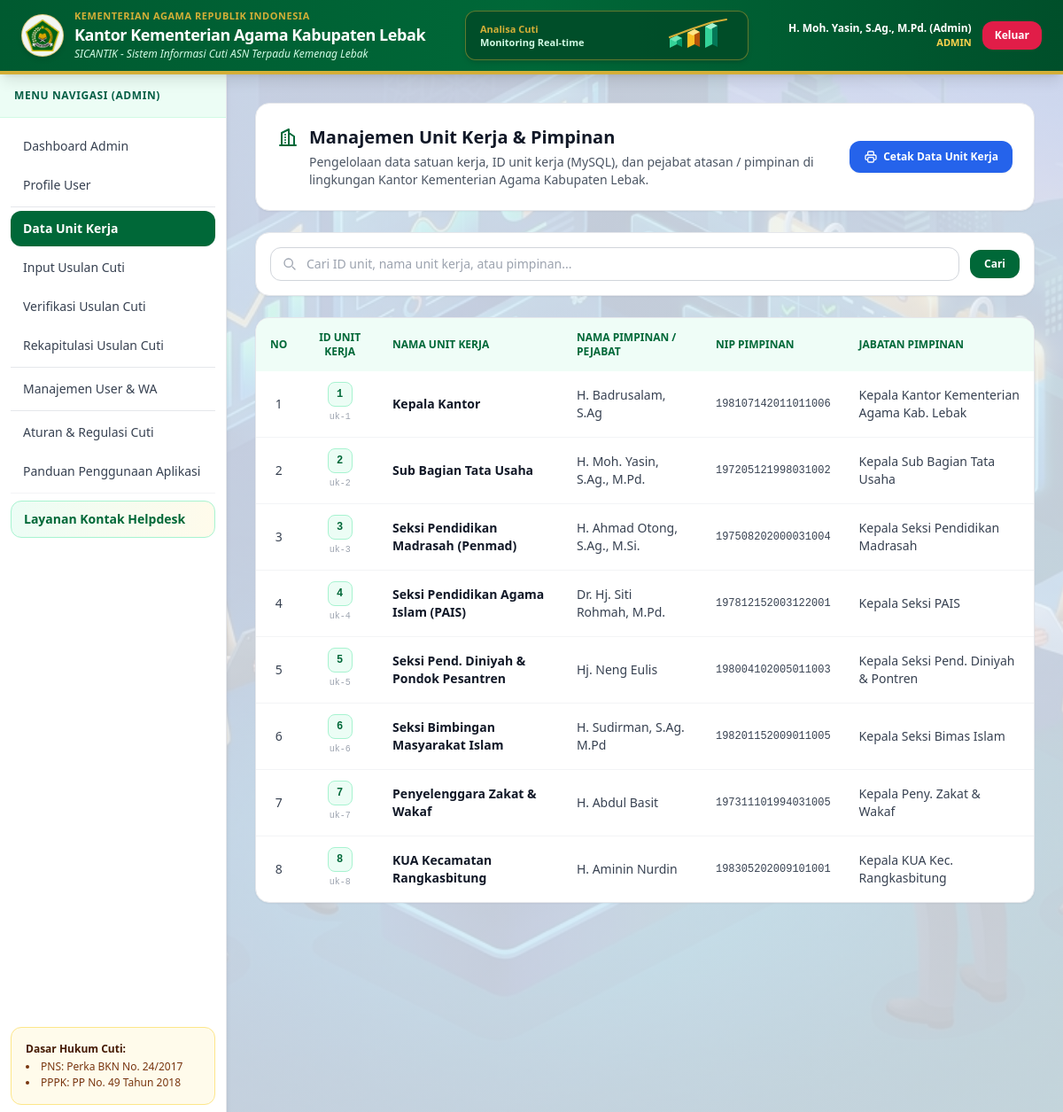
The page /unit_kerja.php (signed in) on the database its author committed.
### tables this page shows
CREATE TABLE IF NOT EXISTS `unit_kerja` (
  `id` int NOT NULL AUTO_INCREMENT,
  `nama_unit` varchar(150) NOT NULL,
  `pimpinan` varchar(150) NOT NULL,
  `nip_pimpinan` varchar(30) NOT NULL,
  `jabatan_pimpinan` varchar(150) NOT NULL,
  PRIMARY KEY (`id`)
);

### koneksi.php (called while the page is built, shortened)
<?php
function e($str): string {
    return htmlspecialchars((string)($str ?? ''), ENT_QUOTES, 'UTF-8');
}
function requireAuth(): array {
    $user = $_SESSION['user'];
    $user['unit_kerja_id'] = $user['unit_kerja_id'] ?? null;
    return $user;
}
function requireRole(array $allowedRoles): array {
    $user = requireAuth();
    return $user;
}

### unit_kerja.php (the view, shortened to what this page needs)
<?php
require_once 'koneksi.php';
$currentUser = requireRole(['superadmin', 'admin']);
$activePage = 'unit_kerja';
$search = trim($_GET['q'] ?? '');
$sql = "SELECT * FROM unit_kerja";
$sql .= " ORDER BY id ASC";
$unitsRes = mysqli_query($conn, $sql);
$unitRows = [];
while ($row = mysqli_fetch_assoc($unitsRes)) {
    $unitRows[] = $row;
}
include 'layout_header.php';
?>
<div class="space-y-6">
    <div class="bg-white p-6 rounded-2xl shadow-sm border border-gray-200 flex flex-col sm:flex-row justify-between items-start sm:items-center gap-4 print:hidden">
        <div class="flex items-start gap-3">
            <div class="mt-0.5 text-[#006838] shrink-0">
                <svg class="w-6 h-6" fill="none" stroke="currentColor" stroke-width="2" viewBox="0 0 24 24">
                    <path stroke-linecap="round" stroke-linejoin="round" d="M3 21h18M5 21V7l8-4v18M19 21V11l-6-4M9 9v.01M9 12v.01M9 15v.01M9 18v.01" />
                </svg>
            </div>
            <div>
                <h2 class="text-xl font-bold text-gray-900">Manajemen Unit Kerja &amp; Pimpinan</h2>
                <p class="text-sm text-gray-600 mt-1">Pengelolaan data satuan kerja, ID unit kerja (MySQL), dan pejabat atasan / pimpinan di lingkungan Kantor Kementerian Agama Kabupaten Lebak.</p>
            </div>
        </div>
        <div class="flex items-center gap-2.5 shrink-0">
            <button type="button" onclick="window.print()" class="inline-flex items-center gap-1.5 bg-blue-600 hover:bg-blue-700 text-white px-4 py-2.5 rounded-xl text-xs font-bold shadow-sm transition">
                Cetak Data Unit Kerja
            </button>
        </div>
    </div>
    <form method="GET" class="bg-white p-4 rounded-2xl shadow-sm border border-gray-200 flex items-center gap-3 print:hidden">
        <div class="relative flex-1">
            <input type="text" name="q" value="<?= e($search) ?>" placeholder="Cari ID unit, nama unit kerja, atau pimpinan..." class="w-full pl-10 pr-4 py-2 rounded-xl border border-gray-300 text-sm focus:outline-none focus:border-[#006838]">
        </div>
        <button type="submit" class="px-4 py-2 bg-[#006838] hover:bg-emerald-900 text-white rounded-xl text-xs font-bold transition">Cari</button>
    </form>
    <div class="bg-white rounded-2xl shadow-sm border border-gray-200 overflow-hidden print:hidden">
        <div class="overflow-x-auto">
            <table class="w-full text-sm text-left text-gray-700">
                <thead class="bg-emerald-50/80 text-[#006838] uppercase text-xs font-bold">
                    <tr>
                        <th class="px-4 py-3.5 text-center">No</th>
                        <th class="px-4 py-3.5 text-center">ID Unit Kerja</th>
                        <th class="px-4 py-3.5">Nama Unit Kerja</th>
                        <th class="px-4 py-3.5">Nama Pimpinan / Pejabat</th>
                        <th class="px-4 py-3.5">NIP Pimpinan</th>
                        <th class="px-4 py-3.5">Jabatan Pimpinan</th>
                    </tr>
                </thead>
                <tbody class="divide-y divide-gray-100">
                    <?php if (count($unitRows) === 0): ?>
                        <tr>
                            <td colspan="<?= $currentUser['role'] === 'superadmin' ? 7 : 6 ?>" class="px-4 py-8 text-center text-gray-500">
                                Tidak ada data unit kerja yang ditemukan.
                            </td>
                        </tr>
                    <?php else: $no = 1; foreach ($unitRows as $uk): ?>
                        <tr class="hover:bg-gray-50 transition">
                            <td class="px-4 py-3 font-medium text-center"><?= $no++ ?></td>
                            <td class="px-4 py-3 text-center">
                                <div class="inline-flex flex-col items-center justify-center">
                                    <span class="inline-flex items-center justify-center w-7 h-7 rounded-lg bg-emerald-50 border border-emerald-200 font-mono text-xs font-extrabold text-[#006838]">
                                        <?= (int)$uk['id'] ?>
                                    </span>
                                    <span class="text-[10px] text-gray-400 font-mono mt-0.5">uk-<?= (int)$uk['id'] ?></span>
                                </div>
                            </td>
                            <td class="px-4 py-3 font-bold text-gray-900"><?= e($uk['nama_unit']) ?></td>
                            <td class="px-4 py-3"><?= e($uk['pimpinan']) ?></td>
                            <td class="px-4 py-3 font-mono text-xs"><?= e($uk['nip_pimpinan']) ?></td>
                            <td class="px-4 py-3"><?= e($uk['jabatan_pimpinan']) ?></td>
                        </tr>
                    <?php endforeach; endif; ?>
                </tbody>
            </table>
        </div>
    </div>
</div>
<?php include 'layout_footer.php'; ?>

### layout_header.php (shortened to what this page needs)
<?php
$currentUser = $currentUser ?? requireAuth();
$activePage = $activePage ?? 'dashboard';
$role = $currentUser['role'];
$menuItems = [];
if ($role === 'superadmin') {
    $menuItems = [
        ['id' => 'dashboard', 'href' => 'index.php', 'label' => 'Dashboard Utama'],
        ['id' => 'profile', 'href' => 'profile.php', 'label' => 'Profile User'],
        ['id' => 'unit_kerja', 'href' => 'unit_kerja.php', 'label' => 'Manajemen Unit Kerja'],
        ['id' => 'pegawai', 'href' => 'pegawai.php', 'label' => 'Data Pegawai & Sisa Cuti'],
        ['id' => 'usulan_cuti', 'href' => 'usulan_cuti.php', 'label' => 'Manajemen Usulan Cuti'],
        ['id' => 'form_cuti', 'href' => 'form_cuti.php', 'label' => 'Formulir Pengajuan Cuti'],
        ['id' => 'rekap_cuti', 'href' => 'rekap_cuti.php', 'label' => 'Rekapitulasi & Laporan'],
        ['id' => 'users', 'href' => 'users.php', 'label' => 'Manajemen User & Hak Akses'],
        ['id' => 'hari_libur', 'href' => 'hari_libur.php', 'label' => 'Hari Libur Nasional'],
        ['id' => 'regulasi', 'href' => 'regulasi.php', 'label' => 'Aturan & Regulasi Cuti'],
        ['id' => 'panduan', 'href' => 'panduan.php', 'label' => 'Panduan Penggunaan Aplikasi'],
    ];
} elseif ($role === 'admin') {
    $menuItems = [
        ['id' => 'dashboard', 'href' => 'index.php', 'label' => 'Dashboard Admin'],
        ['id' => 'profile', 'href' => 'profile.php', 'label' => 'Profile User'],
        ['id' => 'unit_kerja', 'href' => 'unit_kerja.php', 'label' => 'Data Unit Kerja'],
        ['id' => 'form_cuti', 'href' => 'form_cuti.php', 'label' => 'Input Usulan Cuti'],
        ['id' => 'usulan_cuti', 'href' => 'usulan_cuti.php', 'label' => 'Verifikasi Usulan Cuti'],
        ['id' => 'rekap_cuti', 'href' => 'rekap_cuti.php', 'label' => 'Rekapitulasi Usulan Cuti'],
        ['id' => 'users', 'href' => 'users.php', 'label' => 'Manajemen User & WA'],
        ['id' => 'regulasi', 'href' => 'regulasi.php', 'label' => 'Aturan & Regulasi Cuti'],
        ['id' => 'panduan', 'href' => 'panduan.php', 'label' => 'Panduan Penggunaan Aplikasi'],
    ];
}
?>
<!DOCTYPE html>
<html lang="id">
<head>
    <script src="https://cdn.tailwindcss.com"></script>
</head>
<body class="app-background min-h-screen flex flex-col font-sans text-gray-900">
<header class="relative overflow-hidden bg-gradient-to-r from-[#005a30] via-[#006838] to-[#004f2a] text-white shadow-lg sticky top-0 z-40 border-b-4 border-[#D4AF37] print:hidden">
    <div class="relative w-full px-4 sm:px-6 h-20 flex justify-between items-center gap-4">
        <div class="flex items-center space-x-3 shrink-0">
            <div class="bg-white/95 p-1 rounded-full shadow-md flex items-center justify-center w-12 h-12 border border-[#D4AF37]/60 shrink-0 overflow-hidden">
                <img
                    src="<?= file_exists(__DIR__ . '/assets/logo-kemenag.jpg') ? 'assets/logo-kemenag.jpg' : (file_exists(__DIR__ . '/logo-kemenag.jpg') ? 'logo-kemenag.jpg' : 'assets/logo-kemenag.png') ?>"
                    alt="Logo Kementerian Agama"
                    class="w-full h-full object-contain"
                >
            </div>
            <div class="leading-tight">
                <div class="text-[11px] uppercase tracking-wider text-[#D4AF37] font-semibold">Kementerian Agama Republik Indonesia</div>
                <h1 class="text-base sm:text-lg font-bold tracking-tight">Kantor Kementerian Agama Kabupaten Lebak</h1>
                <div class="text-xs text-emerald-100 italic">SICANTIK - Sistem Informasi Cuti ASN Terpadu Kemenag Lebak</div>
            </div>
        </div>
        <div class="hidden lg:flex items-center justify-center flex-1 max-w-xs">
            <div class="h-14 w-full rounded-xl border border-[#D4AF37]/45 bg-[#004a27]/85 px-4 flex items-center justify-between shadow-md">
                <div class="text-[11px] text-emerald-100 font-semibold leading-snug">
                    <div class="text-[#D4AF37] font-bold">Analisa Cuti</div>
                    <div>Monitoring Real-time</div>
                </div>
            </div>
        </div>
        <div class="flex items-center space-x-3 shrink-0">
            <div class="hidden sm:block text-right">
                <div class="text-xs font-bold"><?= e($currentUser['nama_lengkap']) ?></div>
                <div class="text-[11px] text-amber-300 uppercase font-semibold"><?= e($role) ?></div>
            </div>
            <a href="logout.php" class="px-3.5 py-2 bg-rose-600 hover:bg-rose-700 text-white text-xs font-bold rounded-xl transition">
                Keluar
            </a>
        </div>
    </div>
</header>
    <div class="flex-1 flex flex-col md:flex-row">
        <aside class="w-full md:w-64 bg-white shadow-md md:min-h-[calc(100vh-5rem)] flex flex-col border-r border-gray-200 print:hidden">
            <div class="p-4 bg-emerald-50 border-b border-emerald-100">
                <div class="text-xs text-emerald-800 font-semibold uppercase tracking-wider">
                    Menu Navigasi (<?= strtoupper(e($role)) ?>)
                </div>
            </div>
            <nav class="flex-1 p-3 space-y-1">
                <?php foreach ($menuItems as $item): ?>
                    <?php $isActive = ($activePage === $item['id']); ?>
                    <?php if (in_array($item['id'], ['unit_kerja', 'users', 'regulasi'], true)): ?>
                        <div class="my-2 border-t border-gray-200"></div>
                    <?php endif; ?>
                    <a href="<?= e($item['href']) ?>"
                       class="block w-full px-3.5 py-2.5 rounded-xl text-sm font-medium transition <?= $isActive ? 'bg-[#006838] text-white font-semibold shadow-sm' : 'text-gray-700 hover:bg-emerald-50 hover:text-[#006838]' ?>">
                        <?= e($item['label']) ?>
                    </a>
                <?php endforeach; ?>
                <div class="pt-2 mt-2 border-t border-gray-100">
                    <button type="button" onclick="openHelpdeskModal()" class="block w-full text-left px-3.5 py-2.5 rounded-xl text-sm font-semibold bg-gradient-to-r from-emerald-50 to-amber-50 hover:from-emerald-100 hover:to-amber-100 text-[#006838] border border-emerald-200 transition">
                        Layanan Kontak Helpdesk
                    </button>
                </div>
            </nav>
            <div class="p-4 m-3 bg-amber-50 rounded-xl border border-amber-200 text-xs text-amber-900">
                <div class="font-bold text-amber-950 mb-1">Dasar Hukum Cuti:</div>
                <ul class="list-disc list-inside space-y-0.5">
                    <li>PNS: Perka BKN No. 24/2017</li>
                    <li>PPPK: PP No. 49 Tahun 2018</li>
                </ul>
            </div>
        </aside>
        <main class="flex-1 p-4 sm:p-8 overflow-y-auto print:p-0">

### layout_footer.php (shortened to what this page needs)
        </main>
    </div>
</body>
</html>

### layout_header.php (style rules this page uses)
body.app-background { background-color: #eef4fb; background-image: linear-gradient(rgba(238, 244, 251, 0.82), rgba(238, 244, 251, 0.82)), url('assets/login_pegawai_kinerja_1795138447817.jpg'); background-position: center; background-repeat: no-repeat; background-size: cover; background-attachment: fixed; }

### rows shown on the page
unit_kerja: id "1", nama_unit "Kepala Kantor", pimpinan "H. Badrusalam, S.Ag", nip_pimpinan "198107142011011006", jabatan_pimpinan "Kepala Kantor Kementerian Agama Kab. Lebak"
unit_kerja: id "2", nama_unit "Sub Bagian Tata Usaha", pimpinan "H. Moh. Yasin, S.Ag., M.Pd.", nip_pimpinan "197205121998031002", jabatan_pimpinan "Kepala Sub Bagian Tata Usaha"
unit_kerja: id "3", nama_unit "Seksi Pendidikan Madrasah (Penmad)", pimpinan "H. Ahmad Otong, S.Ag., M.Si.", nip_pimpinan "197508202000031004", jabatan_pimpinan "Kepala Seksi Pendidikan Madrasah"
unit_kerja: id "4", nama_unit "Seksi Pendidikan Agama Islam (PAIS)", pimpinan "Dr. Hj. Siti Rohmah, M.Pd.", nip_pimpinan "197812152003122001", jabatan_pimpinan "Kepala Seksi PAIS"
unit_kerja: id "5", nama_unit "Seksi Pend. Diniyah & Pondok Pesantren", pimpinan "Hj. Neng Eulis", nip_pimpinan "198004102005011003", jabatan_pimpinan "Kepala Seksi Pend. Diniyah & Pontren"
unit_kerja: id "6", nama_unit "Seksi Bimbingan Masyarakat Islam", pimpinan "H. Sudirman, S.Ag. M.Pd", nip_pimpinan "198201152009011005", jabatan_pimpinan "Kepala Seksi Bimas Islam"
unit_kerja: id "7", nama_unit "Penyelenggara Zakat & Wakaf", pimpinan "H. Abdul Basit", nip_pimpinan "197311101994031005", jabatan_pimpinan "Kepala Peny. Zakat & Wakaf"
unit_kerja: id "8", nama_unit "KUA Kecamatan Rangkasbitung", pimpinan "H. Aminin Nurdin", nip_pimpinan "198305202009101001", jabatan_pimpinan "Kepala KUA Kec. Rangkasbitung"

### other values the page prints
$currentUser['nama_lengkap'] "H. Moh. Yasin, S.Ag., M.Pd. (Admin)"
$role "ADMIN"
$item['label'] "Dashboard Admin"
$item['label'] "Profile User"
$item['label'] "Data Unit Kerja"
$item['label'] "Input Usulan Cuti"
$item['label'] "Verifikasi Usulan Cuti"
$item['label'] "Rekapitulasi Usulan Cuti"
$item['label'] "Manajemen User & WA"
$item['label'] "Aturan & Regulasi Cuti"
$item['label'] "Panduan Penggunaan Aplikasi"
